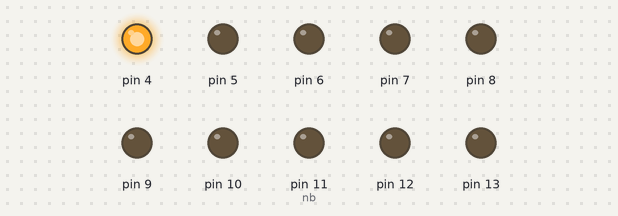
The sketch below on a simulated Arduino Uno, built with avr-gcc and run on an emulated ATmega328P. On the bench: output pins drawn as LEDs (lit = HIGH).

Above: at 0.2 s.
At 1.2 s:
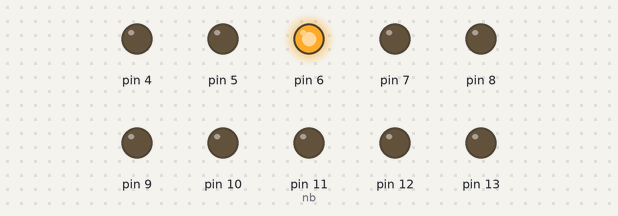
At 1.7 s:
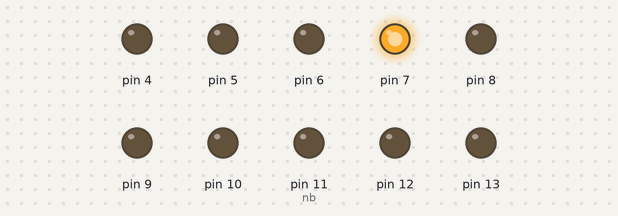
At 2.7 s:
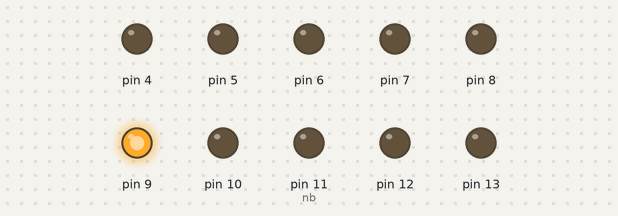
At 4.2 s:
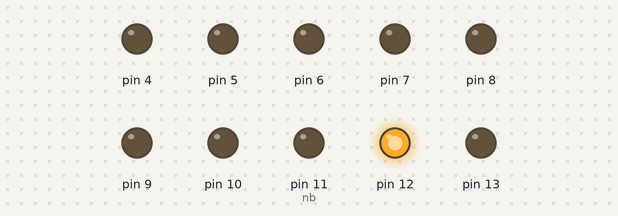
At 5.7 s:
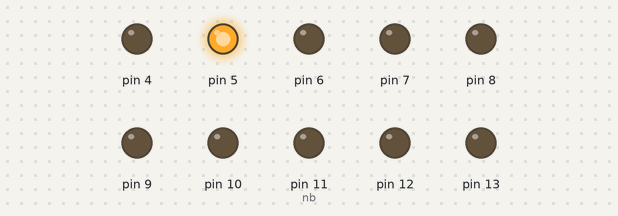
Timing chart, 0 to 6.5 s (numbered marks = the images above):
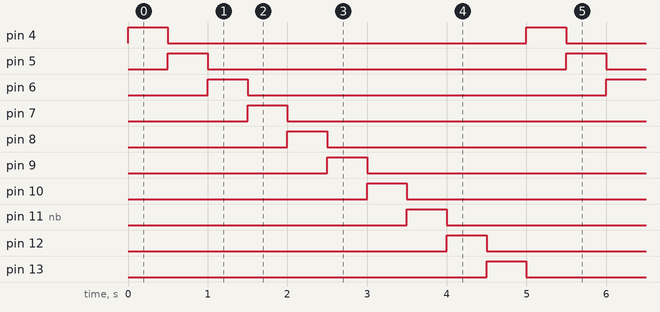

Measured:
- by itself, pin 4–10, pin 11 (nb), pin 12, pin 13: alternates HIGH for 0.50 s and LOW for 4.5 s
- by itself, everything shown: repeats every 5.0 s, in 10 steps

The sketch:

coeur.c.ino
```cpp
#include "coeur.h"
#include "param.h"


void setup()
{
for (int n =4; n <=13; n++)
{
  pinMode(n, OUTPUT);
}

}

void loop()
{
switch(choix)
{
case 1:
  chenillepleine();
  break;
case 2:
  chenille();
  break;
case 3:
  clignotte();
  break;
case 4:
  UneLedSurDeux();
  break;
case 5:
  UneLedSurTrois();
  break;
case 6:
  UneLED(nb);
  break;
}
}

void chenillepleine()
{
for (int n =4; n <=13; n = n+1)
{
  digitalWrite(n, HIGH);
  delay(500);
  if (n == 13)
    for (int n =4; n <=13; n++)
    {
      digitalWrite(n, LOW);

    }
  delay(500);
}

}
void chenille()
{
for (int n =4; n <=13; n = n+1)
{
    if (n == 4)
    {digitalWrite(13, LOW);}
  digitalWrite(n, HIGH);
  digitalWrite(n-1, LOW);
  delay(500);

}

}
void clignotte()
{
for (int n =4; n <=13; n++)
{
  digitalWrite(n, HIGH);
}
delay(500);
for (int n =4; n <=13; n++)
{
  digitalWrite(n, LOW);
}
delay(500);

}
void UneLedSurDeux()
{
for (int n =4; n <=13; n = n+2)
{
  digitalWrite(n, HIGH);
  digitalWrite(n+1, LOW);
}
delay(500);
for (int n =4; n <=13; n = n+2)
{
  digitalWrite(n, LOW);
  digitalWrite(n+1, HIGH);
}
delay(500);

}
void UneLedSurTrois()
{
for (int n =4; n <=13; n = n+3)
{
  digitalWrite(n, HIGH);
  digitalWrite(n+1, LOW);
  digitalWrite(n+2, LOW);
}
delay(500);
for (int n =4; n <=13; n = n+3)
{
  digitalWrite(n, LOW);
  digitalWrite(n+1, HIGH);
  digitalWrite(n+2, LOW);
}
delay(500);
for (int n =4; n <=13; n = n+3)
{
  digitalWrite(n, LOW);
  digitalWrite(n+1, LOW);
  digitalWrite(n+2, HIGH);
}
delay(500);

}
void UneLED(int nb)
{
digitalWrite(nb, HIGH);
delay(500);
digitalWrite(nb, LOW);
delay(500);

}
```

coeur.h
```cpp
#ifndef coeur_h
#define coeur_h

void chenillepleine();
void chenille();
void clignotte();
void UneLedSurDeux();
void UneLedSurTrois();
void UneLED(int nb);

#endif
```

param.h
```cpp
#define choix 2
int nb = 11;
```
